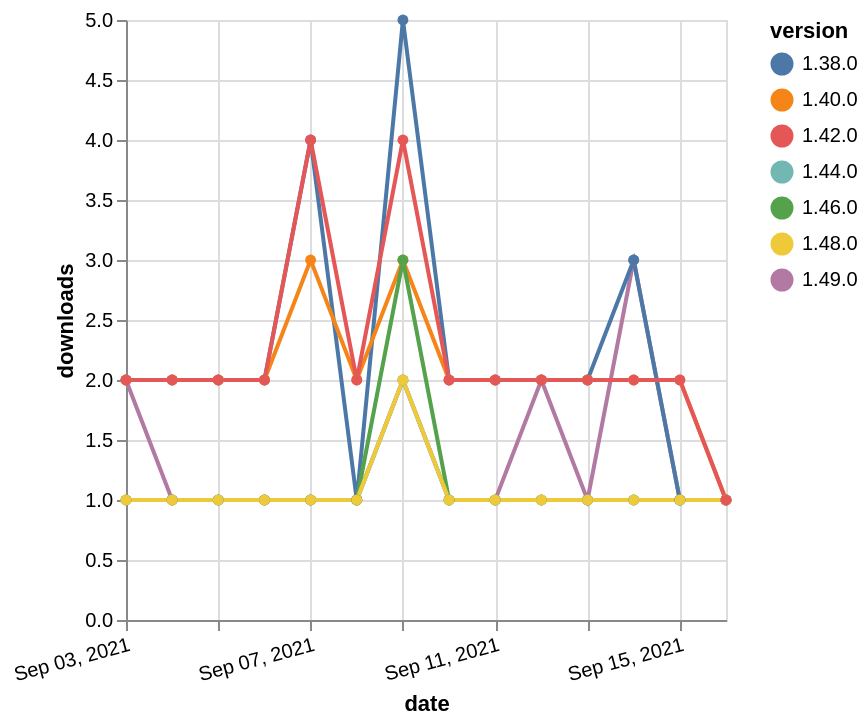

Specify this chart in Vega-Lite:
### Vega-Lite specification from a JSON file in a GitHub repository (floating-point values rounded to 4 significant figures)
{"$schema": "https://vega.github.io/schema/vega-lite/v5.json", "description": "A simple bar chart with embedded data.", "data": {"values": [{"date": "2021-09-03", "total": 148, "delta": 2, "version": "1.49.0"}, {"date": "2021-09-04", "total": 149, "delta": 1, "version": "1.49.0"}, {"date": "2021-09-05", "total": 150, "delta": 1, "version": "1.49.0"}, {"date": "2021-09-06", "total": 151, "delta": 1, "version": "1.49.0"}, {"date": "2021-09-07", "total": 152, "delta": 1, "version": "1.49.0"}, {"date": "2021-09-08", "total": 153, "delta": 1, "version": "1.49.0"}, {"date": "2021-09-09", "total": 155, "delta": 2, "version": "1.49.0"}, {"date": "2021-09-10", "total": 156, "delta": 1, "version": "1.49.0"}, {"date": "2021-09-11", "total": 157, "delta": 1, "version": "1.49.0"}, {"date": "2021-09-12", "total": 159, "delta": 2, "version": "1.49.0"}, {"date": "2021-09-13", "total": 160, "delta": 1, "version": "1.49.0"}, {"date": "2021-09-14", "total": 163, "delta": 3, "version": "1.49.0"}, {"date": "2021-09-15", "total": 164, "delta": 1, "version": "1.49.0"}, {"date": "2021-09-16", "total": 165, "delta": 1, "version": "1.49.0"}, {"date": "2021-09-03", "total": 233, "delta": 1, "version": "1.44.0"}, {"date": "2021-09-04", "total": 234, "delta": 1, "version": "1.44.0"}, {"date": "2021-09-05", "total": 235, "delta": 1, "version": "1.44.0"}, {"date": "2021-09-06", "total": 236, "delta": 1, "version": "1.44.0"}, {"date": "2021-09-07", "total": 237, "delta": 1, "version": "1.44.0"}, {"date": "2021-09-08", "total": 238, "delta": 1, "version": "1.44.0"}, {"date": "2021-09-09", "total": 240, "delta": 2, "version": "1.44.0"}, {"date": "2021-09-10", "total": 241, "delta": 1, "version": "1.44.0"}, {"date": "2021-09-11", "total": 242, "delta": 1, "version": "1.44.0"}, {"date": "2021-09-12", "total": 243, "delta": 1, "version": "1.44.0"}, {"date": "2021-09-13", "total": 244, "delta": 1, "version": "1.44.0"}, {"date": "2021-09-14", "total": 245, "delta": 1, "version": "1.44.0"}, {"date": "2021-09-15", "total": 246, "delta": 1, "version": "1.44.0"}, {"date": "2021-09-16", "total": 247, "delta": 1, "version": "1.44.0"}, {"date": "2021-09-03", "total": 3209, "delta": 2, "version": "1.38.0"}, {"date": "2021-09-04", "total": 3211, "delta": 2, "version": "1.38.0"}, {"date": "2021-09-05", "total": 3213, "delta": 2, "version": "1.38.0"}, {"date": "2021-09-06", "total": 3215, "delta": 2, "version": "1.38.0"}, {"date": "2021-09-07", "total": 3219, "delta": 4, "version": "1.38.0"}, {"date": "2021-09-08", "total": 3220, "delta": 1, "version": "1.38.0"}, {"date": "2021-09-09", "total": 3225, "delta": 5, "version": "1.38.0"}, {"date": "2021-09-10", "total": 3227, "delta": 2, "version": "1.38.0"}, {"date": "2021-09-11", "total": 3229, "delta": 2, "version": "1.38.0"}, {"date": "2021-09-12", "total": 3231, "delta": 2, "version": "1.38.0"}, {"date": "2021-09-13", "total": 3233, "delta": 2, "version": "1.38.0"}, {"date": "2021-09-14", "total": 3236, "delta": 3, "version": "1.38.0"}, {"date": "2021-09-15", "total": 3237, "delta": 1, "version": "1.38.0"}, {"date": "2021-09-16", "total": 3238, "delta": 1, "version": "1.38.0"}, {"date": "2021-09-03", "total": 2659, "delta": 2, "version": "1.40.0"}, {"date": "2021-09-04", "total": 2661, "delta": 2, "version": "1.40.0"}, {"date": "2021-09-05", "total": 2663, "delta": 2, "version": "1.40.0"}, {"date": "2021-09-06", "total": 2665, "delta": 2, "version": "1.40.0"}, {"date": "2021-09-07", "total": 2668, "delta": 3, "version": "1.40.0"}, {"date": "2021-09-08", "total": 2670, "delta": 2, "version": "1.40.0"}, {"date": "2021-09-09", "total": 2673, "delta": 3, "version": "1.40.0"}, {"date": "2021-09-10", "total": 2675, "delta": 2, "version": "1.40.0"}, {"date": "2021-09-11", "total": 2677, "delta": 2, "version": "1.40.0"}, {"date": "2021-09-12", "total": 2679, "delta": 2, "version": "1.40.0"}, {"date": "2021-09-13", "total": 2681, "delta": 2, "version": "1.40.0"}, {"date": "2021-09-14", "total": 2683, "delta": 2, "version": "1.40.0"}, {"date": "2021-09-15", "total": 2685, "delta": 2, "version": "1.40.0"}, {"date": "2021-09-16", "total": 2686, "delta": 1, "version": "1.40.0"}, {"date": "2021-09-03", "total": 316, "delta": 1, "version": "1.46.0"}, {"date": "2021-09-04", "total": 317, "delta": 1, "version": "1.46.0"}, {"date": "2021-09-05", "total": 318, "delta": 1, "version": "1.46.0"}, {"date": "2021-09-06", "total": 319, "delta": 1, "version": "1.46.0"}, {"date": "2021-09-07", "total": 320, "delta": 1, "version": "1.46.0"}, {"date": "2021-09-08", "total": 321, "delta": 1, "version": "1.46.0"}, {"date": "2021-09-09", "total": 324, "delta": 3, "version": "1.46.0"}, {"date": "2021-09-10", "total": 325, "delta": 1, "version": "1.46.0"}, {"date": "2021-09-11", "total": 326, "delta": 1, "version": "1.46.0"}, {"date": "2021-09-12", "total": 327, "delta": 1, "version": "1.46.0"}, {"date": "2021-09-13", "total": 328, "delta": 1, "version": "1.46.0"}, {"date": "2021-09-14", "total": 329, "delta": 1, "version": "1.46.0"}, {"date": "2021-09-15", "total": 330, "delta": 1, "version": "1.46.0"}, {"date": "2021-09-16", "total": 331, "delta": 1, "version": "1.46.0"}, {"date": "2021-09-03", "total": 176, "delta": 1, "version": "1.48.0"}, {"date": "2021-09-04", "total": 177, "delta": 1, "version": "1.48.0"}, {"date": "2021-09-05", "total": 178, "delta": 1, "version": "1.48.0"}, {"date": "2021-09-06", "total": 179, "delta": 1, "version": "1.48.0"}, {"date": "2021-09-07", "total": 180, "delta": 1, "version": "1.48.0"}, {"date": "2021-09-08", "total": 181, "delta": 1, "version": "1.48.0"}, {"date": "2021-09-09", "total": 183, "delta": 2, "version": "1.48.0"}, {"date": "2021-09-10", "total": 184, "delta": 1, "version": "1.48.0"}, {"date": "2021-09-11", "total": 185, "delta": 1, "version": "1.48.0"}, {"date": "2021-09-12", "total": 186, "delta": 1, "version": "1.48.0"}, {"date": "2021-09-13", "total": 187, "delta": 1, "version": "1.48.0"}, {"date": "2021-09-14", "total": 188, "delta": 1, "version": "1.48.0"}, {"date": "2021-09-15", "total": 189, "delta": 1, "version": "1.48.0"}, {"date": "2021-09-16", "total": 190, "delta": 1, "version": "1.48.0"}, {"date": "2021-09-03", "total": 2513, "delta": 2, "version": "1.42.0"}, {"date": "2021-09-04", "total": 2515, "delta": 2, "version": "1.42.0"}, {"date": "2021-09-05", "total": 2517, "delta": 2, "version": "1.42.0"}, {"date": "2021-09-06", "total": 2519, "delta": 2, "version": "1.42.0"}, {"date": "2021-09-07", "total": 2523, "delta": 4, "version": "1.42.0"}, {"date": "2021-09-08", "total": 2525, "delta": 2, "version": "1.42.0"}, {"date": "2021-09-09", "total": 2529, "delta": 4, "version": "1.42.0"}, {"date": "2021-09-10", "total": 2531, "delta": 2, "version": "1.42.0"}, {"date": "2021-09-11", "total": 2533, "delta": 2, "version": "1.42.0"}, {"date": "2021-09-12", "total": 2535, "delta": 2, "version": "1.42.0"}, {"date": "2021-09-13", "total": 2537, "delta": 2, "version": "1.42.0"}, {"date": "2021-09-14", "total": 2539, "delta": 2, "version": "1.42.0"}, {"date": "2021-09-15", "total": 2541, "delta": 2, "version": "1.42.0"}, {"date": "2021-09-16", "total": 2542, "delta": 1, "version": "1.42.0"}]}, "width": "container", "mark": {"type": "line", "point": {"filled": true}}, "encoding": {"x": {"field": "date", "type": "temporal", "timeUnit": "yearmonthdate", "title": "date", "axis": {"labelAngle": -15}}, "y": {"field": "delta", "type": "quantitative", "title": "downloads"}, "color": {"field": "version", "type": "nominal"}, "tooltip": {"field": "delta"}}}
